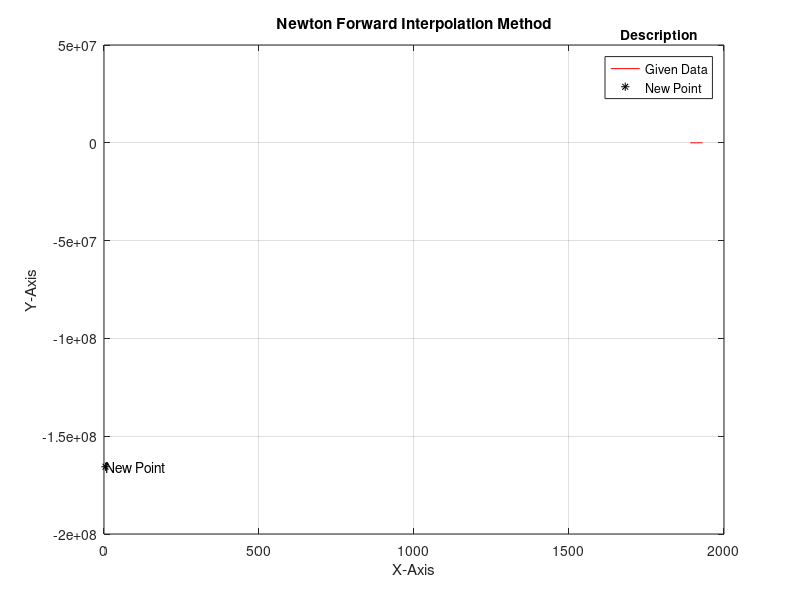

Write the MATLAB code that produced this figure.
%Solved By Newton Forward Interpolation Method
clear all
clc
A = [1891, 1901, 1911, 1921, 1931];
B = [46, 66, 81, 93, 101];
l = length(B);
y = B(1);
newMAT = B';
h = A(2) - A(1);
x = input("Enter a Point: ");
u = (x - A(1)) / h;
for column = 2 : l
    for row = column : l
        newMAT(row, column) = newMAT(row, column - 1) - newMAT(row - 1, column - 1);
    end
end
disp([A', newMAT])
term = 1;
for i = 2 : l
   term = term * (u + 2 - i);  
   y = y + (term / factorial(i - 1)) * newMAT(i, i);
end
fprintf("Newton Forward Interpolation Value at (X = %d): %.4f\n", x, y);
plot(A, B, 'red');
hold on
plot(x, y, 'black*')
text(x + 1, y, 'New Point')
title('Newton Forward Interpolation Method')
title(legend, 'Description')
legend('Given Data', 'New Point')
xlabel('X-Axis'); ylabel('Y-Axis')
grid on
hold off
function fact = factorial(n)
fact = 1;
while(n > 1)
    fact = fact * n;
    n = n - 1;
end
end
